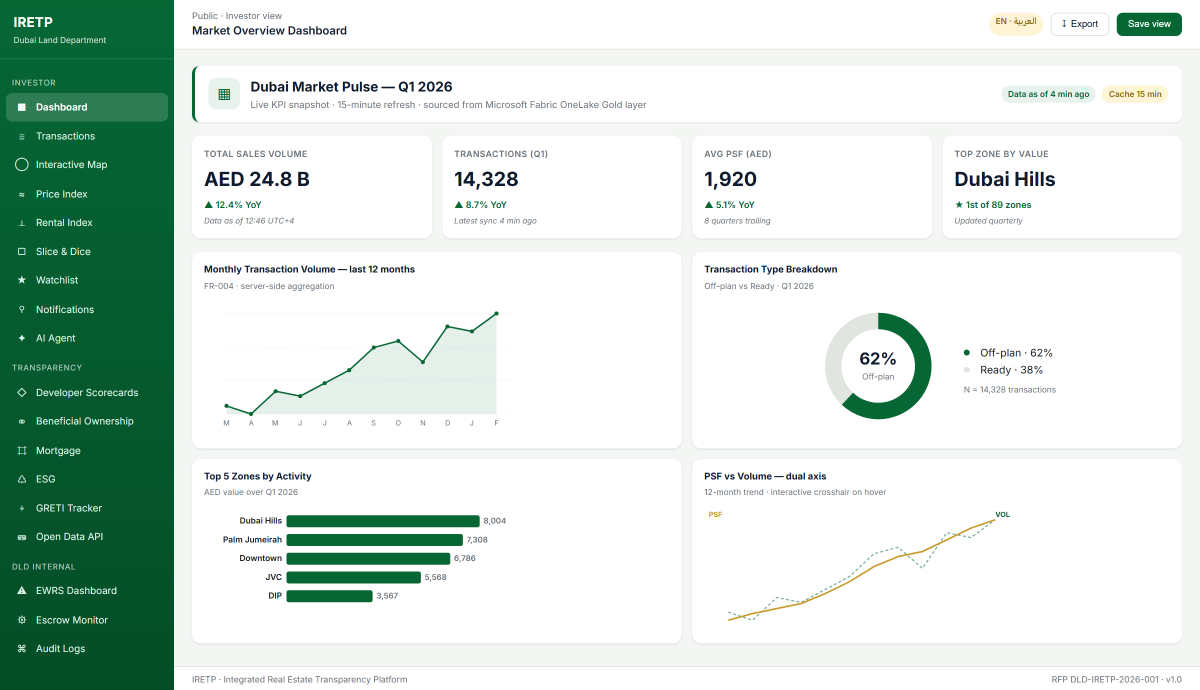
#> input picture proposal_screens/01_dashboard.png, 2400 x 1380 px, found by its file name (shown at 1/2 size)
$ python build_iretp_presentation.py
#> lines starting #> are read from the running program, lines starting #| are printed output that depends on the picture; after the words box and inside, x2 and y2 are one past the last pixel; in counts of white or black regions, pixels touching at a corner belong together
# -*- coding: utf-8 -*-
"""
IRETP / DLD-IRETP-2026-001 — Technical Proposal Presentation builder.
Premium DLD-branded deck: nano-banana hero images, framed real screenshots,
vector architecture + timeline diagrams, speaker notes. 16:9.
"""
import os
from pptx import Presentation
from pptx.util import Inches, Pt, Emu
from pptx.dml.color import RGBColor
from pptx.enum.text import PP_ALIGN, MSO_ANCHOR
from pptx.enum.shapes import MSO_SHAPE
from pptx.oxml import parse_xml
from pptx.oxml.ns import nsdecls, qn
from PIL import Image, ImageDraw

ROOT = r"C:\Users\kalmi\IRETP"
ASSETS = os.path.join(ROOT, "assets")
SCREENS_DIR = os.path.join(ROOT, "proposal_screens")
FRAMED = os.path.join(ASSETS, "framed")
os.makedirs(FRAMED, exist_ok=True)
OUT = os.path.join(ROOT, "IRETP_DLD_Technical_Presentation.pptx")

# ---- Brand palette -------------------------------------------------------
INK    = "10271C"   # near-black green (body text on light)
GREEN  = "0A6E3D"   # DLD primary green
GREEN2 = "0E5A35"   # secondary green
BRIGHT = "1AA45B"   # bright accent green
DARK   = "06281A"   # dark slide base / scrim
GOLD   = "C6A24A"   # premium gold accent
GOLD2  = "B8932E"
MIST   = "ECF3EE"   # light green-tint card
CARD   = "F4F8F5"
NUMTINT= "E4EEE7"   # big translucent number
MUTE   = "5E6F66"   # muted captions
LINE   = "D9E5DE"   # hairline
WHITE  = "FFFFFF"
PALE   = "CFE3D6"   # pale green text on dark

# ---- Fonts (Windows-native, verified installed) --------------------------
HEAVY = "Segoe UI Black"
SEMI  = "Segoe UI Semibold"
BODY  = "Segoe UI"
LIGHT = "Segoe UI Light"

EMU_IN = 914400
SW, SH = 13.333, 7.5

# ---- Screenshot rounding -------------------------------------------------
def make_rounded(src, dst, frac=0.022):
#> called with frac = 0.022
    im = Image.open(src).convert("RGBA")
    w, h = im.size
#> w = 2400; h = 1380
    rad = int(w * frac)
#> rad = 52
    mask = Image.new("L", (w, h), 0)
#> mask: PIL image 2400x1380 L; every value is 0
    ImageDraw.Draw(mask).rounded_rectangle([0, 0, w, h], radius=rad, fill=255)
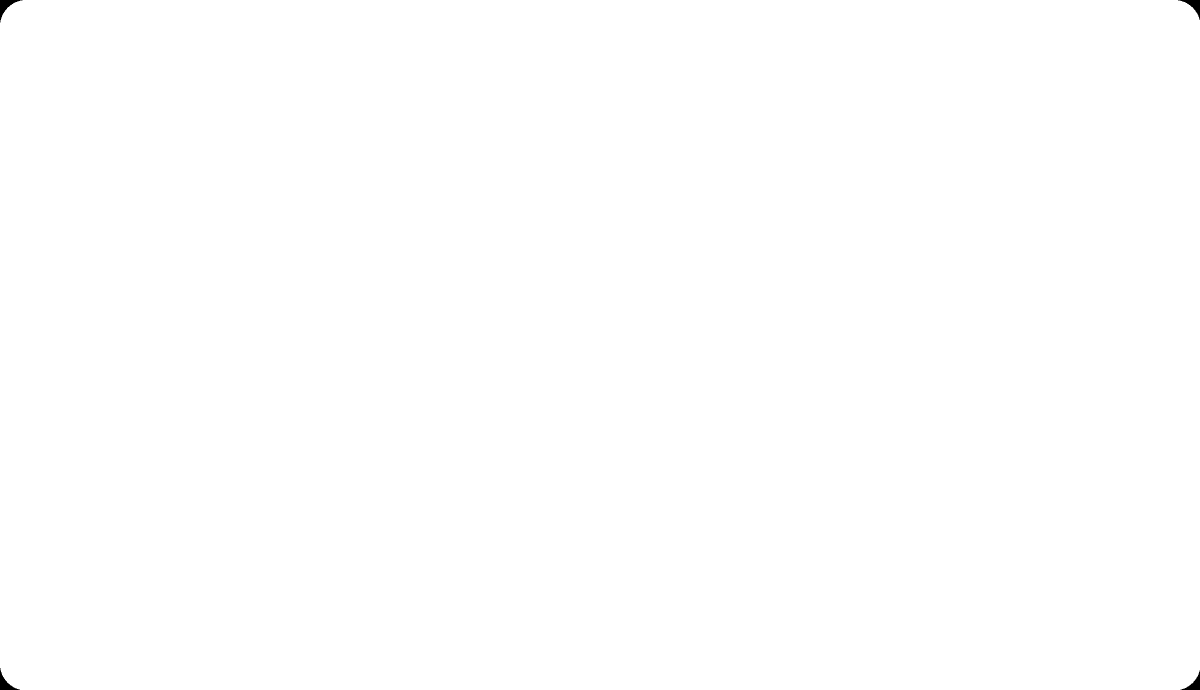
#> mask: PIL image 2400x1380 L (shown at 1/2 size); 99.9% white; 4 black regions, box (x1, y1, x2, y2) and area: (0, 0, 45, 45) 595, (2356, 0, 2400, 40) 550, (0, 1336, 40, 1380) 550, (2361, 1341, 2400, 1380) 506
    im.putalpha(mask)
    im.save(dst)

SCREENS = {
    "dashboard": "01_dashboard.png", "map": "02_map.png", "transactions": "03_transactions.png",
    "ai": "04_ai_agent.png", "ewrs": "05_ewrs.png", "scorecards": "06_scorecards.png",
    "bo": "07_beneficial_ownership.png", "mortgage": "08_mortgage.png", "audit": "09_audit_logs.png",
}
for k, fn in SCREENS.items():
    s = os.path.join(SCREENS_DIR, fn)
    d = os.path.join(FRAMED, k + ".png")
    if os.path.exists(s):
        make_rounded(s, d)
SHOT_AR = 2400 / 1380.0  # width / height
#> SHOT_AR = 1.74

# ---- Presentation --------------------------------------------------------
#> (the run stopped early here; a loop or call above may not have finished)
